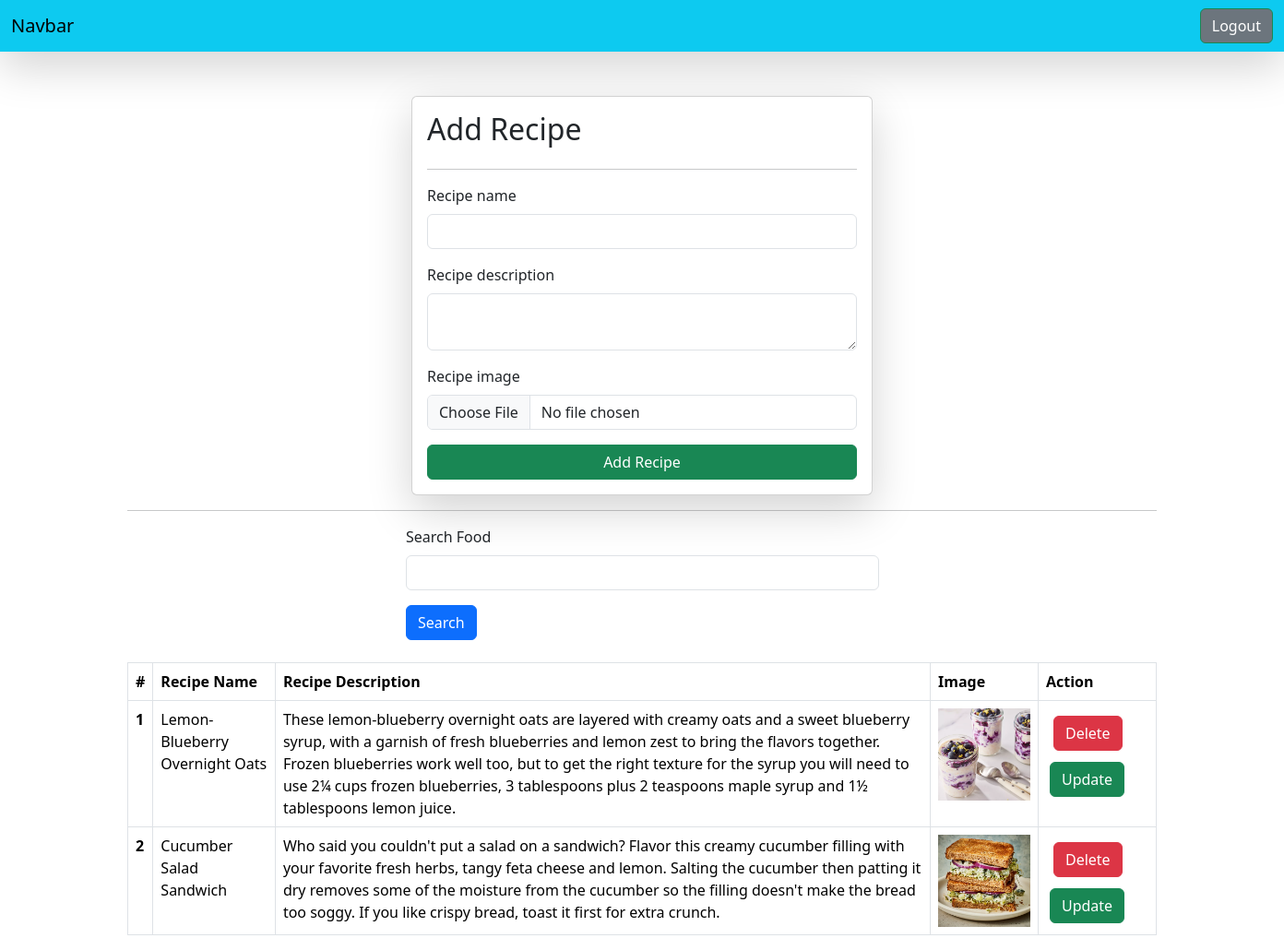
Page /recipes/ (signed in) on the committed database.
### vege/models.py (models this page shows)
class Recipe(models.Model):
    recipe_name = models.CharField(max_length=100)
    recipe_description = models.TextField()
    recipe_image = models.ImageField(upload_to="media/recipe/",max_length=250,null=True,default=None)
    recipr_view_count = models.IntegerField(default=1)

### vege/views.py (the view, shortened to what this page needs)
# urls.py: path('recipes/', recipes,name="recipes"),
@login_required(login_url="/")
def recipes(request):
    queryset = Recipe.objects.all()
    if request.GET.get('search'):
        queryset = queryset.filter(recipe_name__icontains = request.GET.get('search'))
    context = {"recipes" : queryset}
    return render (request,'index.html',context)

### vege/templates/index.html (shortened to what this page needs)
{% extends 'base.html' %}
{% block contant %}
<div class="container mt-5">
  <form class="cl-6 mx-auto card p-3 shadow-lg" style="width: 500px;" method="post" enctype="multipart/form-data">
    <h2>Add Recipe</h2>
    <hr>
    <div class="mb-3">
      <label for="exampleInputEmail1" class="form-label">Recipe name</label>
      <input name="recipe_name" required type="text" class="form-control">
    </div>
    <div class="mb-3">
      <label for="exampleInputPassword1" class="form-label">Recipe description</label>
      <textarea name="recipe_description" required class="form-control"></textarea>
    </div>
    <div class="mb-3">
      <label for="exampleInputPassword1" class="form-label">Recipe image</label>
      <input name="recipe_image" type="file" class="form-control">
    </div>
    <button type="submit" class="btn btn-success">Add Recipe</button>
  </form>
  <hr>
  <div class="container mt-3 mb-4" style="margin-left: 290px; width: 1050px;">
    <div class="max-auto col-6">
      <form>
      <div class="mb-3">
        <label for="exampleInputEmail1" class="form-label">Search Food</label>
        <input name="search" type="text" class="form-control">
      </div>
      <button type="submit" class="btn btn-primary">Search</button>
    </form>
    </div>
  </div>
  <table class="table table-bordered">
    <thead>
      <tr>
        <th scope="col">#</th>
        <th scope="col">Recipe Name</th>
        <th scope="col">Recipe Description</th>
        <th scope="col">Image</th>
        <th scope="col">Action</th>
      </tr>
    </thead>
    <tbody>
      {% for recipe in recipes %}
      <tr>
        <th scope="row">{{forloop.counter}}</th>
        <td>{{recipe.recipe_name}}</td>
        <td>{{recipe.recipe_description}}</td>
        <td><img src="/media/{{recipe.recipe_image}}" alt="" style="height: 100px;"></td>
        <td>
          <a href="/delete-recipe/{{recipe.id}}" class="btn btn-danger m-2">Delete</a>
          <a href="/update-recipe/{{recipe.id}}" class="btn btn-success m-lg-1">Update</a>
        </td>
      </tr>
      {% endfor %}
    </tbody>
  </table>
</div>
{% endblock contant %}

### vege/templates/base.html (shortened to what this page needs)
<!doctype html>
<html lang="en">
  <head>
    <link href="https://cdn.jsdelivr.net/npm/bootstrap@5.3.1/dist/css/bootstrap.min.css" rel="stylesheet">
  </head>
  <body>
    <nav class="navbar bg-info shadow-lg">
      <div class="container-fluid">
        <a class="navbar-brand">Navbar</a>
        <form class="d-flex" role="search">
          {% if request.user.is_authenticated %}
          {% url "logout_page" as url %}
          <a href="{{url}}" class="btn btn-success bg-secondary text-white" type="submit">Logout</a>
          {% else %}
          {% url "login_page" as url %}
          <a href="{{url}}" class="btn btn-success bg-secondary text-white" type="submit">Login</a>
          {% endif %}
        </form>
      </div>
    </nav>
    {% block contant %}
    {% endblock contant %}
  </body>
</html>

### rows in the picture
Recipe: recipe_name "Lemon-Blueberry Overnight Oats", recipe_description "These lemon-blueberry overnight oats are layered with creamy oats and a sweet blueberry syrup, with a garnish of fresh blueberries and lemon zest to bring the flavors together. Frozen blueberries work well too, but to get the right texture for the syrup you will need to use 2¼ cups frozen blueberries, 3 tablespoons plus 2 teaspoons maple syrup and 1½ tablespoons lemon juice.", recipe_image (picture)
Recipe: recipe_name "Cucumber Salad Sandwich", recipe_description "Who said you couldn't put a salad on a sandwich? Flavor this creamy cucumber filling with your favorite fresh herbs, tangy feta cheese and lemon. Salting the cucumber then patting it dry removes some of the moisture from the cucumber so the filling doesn't make the bread too soggy. If you like crispy bread, toast it first for extra crunch.", recipe_image (picture)
